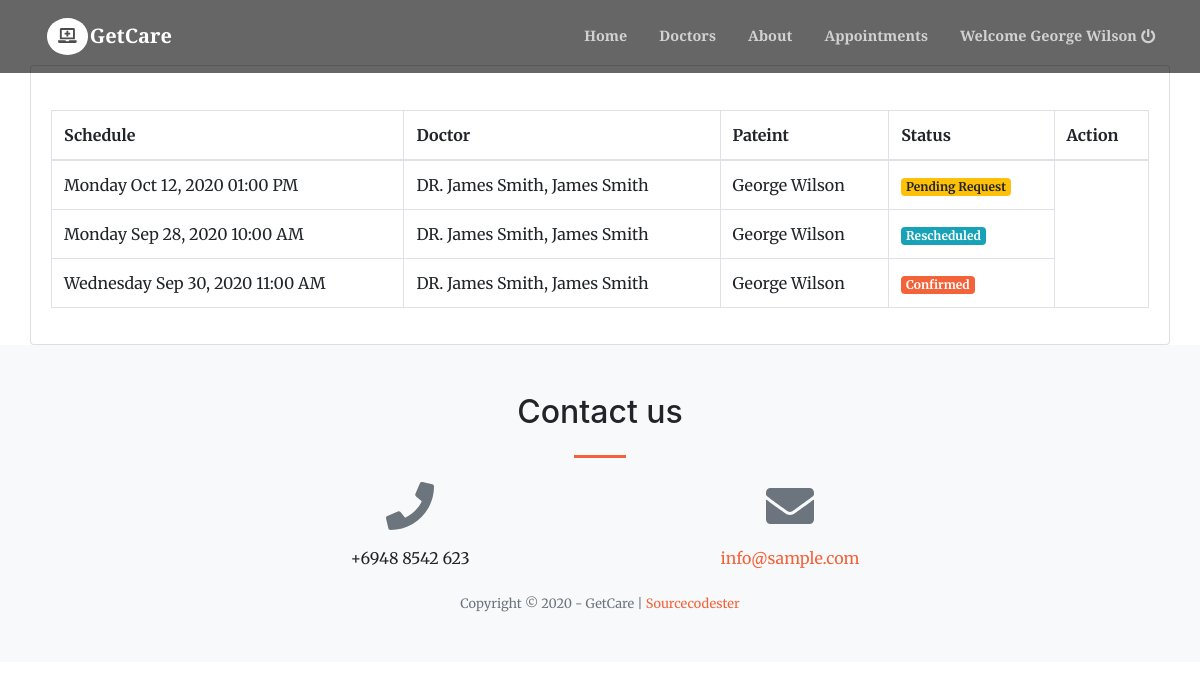
Page /index.php?page=appointments (signed in) on the committed database.
### tables this page shows
CREATE TABLE `appointment_list` (
  `id` int(30) NOT NULL,
  `doctor_id` int(30) NOT NULL,
  `patient_id` int(30) NOT NULL,
  `schedule` datetime NOT NULL,
  `status` tinyint(1) NOT NULL DEFAULT 0 COMMENT '0= for verification, 1=confirmed,2= reschedule,3=done',
  `date_created` datetime NOT NULL DEFAULT current_timestamp()
);

CREATE TABLE `doctors_list` (
  `id` int(30) NOT NULL,
  `name` text NOT NULL,
  `name_pref` varchar(100) NOT NULL,
  `clinic_address` text NOT NULL,
  `contact` text NOT NULL,
  `email` text NOT NULL,
  `specialty_ids` text NOT NULL,
  `img_path` text NOT NULL,
  `date_created` datetime NOT NULL DEFAULT current_timestamp()
);

CREATE TABLE `users` (
  `id` int(30) NOT NULL,
  `doctor_id` int(30) NOT NULL,
  `name` varchar(200) NOT NULL,
  `address` text NOT NULL,
  `contact` text NOT NULL,
  `username` varchar(100) NOT NULL,
  `password` varchar(200) NOT NULL,
  `type` tinyint(1) NOT NULL DEFAULT 2 COMMENT '1=admin , 2 = doctor,3=patient'
);

### appointments.php (the view, shortened to what this page needs)
<?php
	include 'admin/db_connect.php';
	$doctor= $conn->query("SELECT * FROM doctors_list ");
	while($row = $doctor->fetch_assoc()){
		$doc_arr[$row['id']] = $row;
	}
	$patient= $conn->query("SELECT * FROM users where type = 3 ");
	while($row = $patient->fetch_assoc()){
		$p_arr[$row['id']] = $row;
	}
?>
<div class="container-fluid" style="margin-top: 65px;" >
	<div class="col-md-12">
		<div class="card ">
			<div class="card-body">
				<br>
				<table class="table table-bordered">
					<thead>
						<tr>
						<th>Schedule</th>
						<th>Doctor</th>
						<th>Pateint</th>
						<th>Status</th>
						<th>Action</th>
					</tr>
					</thead>
					<?php
					$where = '';
					if($_SESSION['login_type'] == 3)
						$where = " where patient_id = ".$_SESSION['login_id'];
					$qry = $conn->query("SELECT * FROM appointment_list ".$where." order by id desc ");
					while($row = $qry->fetch_assoc()):
					?>
					<tr>
						<td><?php echo date("l M d, Y h:i A",strtotime($row['schedule'])) ?></td>
						<td><?php echo "DR. ".$doc_arr[$row['doctor_id']]['name'].', '.$doc_arr[$row['doctor_id']]['name'] ?></td>
						<td><?php echo $p_arr[$row['patient_id']]['name'] ?></td>
						<td>
							<?php if($row['status'] == 0): ?>
								<span class="badge badge-warning">Pending Request</span>
							<?php endif ?>
							<?php if($row['status'] == 1): ?>
								<span class="badge badge-primary">Confirmed</span>
							<?php endif ?>
							<?php if($row['status'] == 2): ?>
								<span class="badge badge-info">Rescheduled</span>
							<?php endif ?>
						</td>
					</tr>
				<?php endwhile; ?>
				</table>
			</div>
		</div>
	</div>
</div>

### rows in the picture
appointment_list: schedule "Monday Oct 12, 2020 01:00 PM", doctor.name "James Smith", patient.name "George Wilson", status "Pending Request"
appointment_list: schedule "Monday Sep 28, 2020 10:00 AM", doctor.name "James Smith", patient.name "George Wilson", status "Rescheduled"
appointment_list: schedule "Wednesday Sep 30, 2020 11:00 AM", doctor.name "James Smith", patient.name "George Wilson", status "Confirmed"

### other values in the picture
$_SESSION['setting_name'] "GetCare"
$_SESSION['login_name'] "George Wilson"
$_SESSION['setting_contact'] "+6948 8542 623"
$_SESSION['setting_email'] "info@sample.com"
